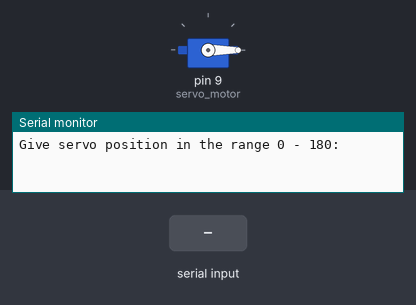
The sketch below on a simulated Arduino Uno, built with avr-gcc and run on an emulated ATmega328P. Parts: servo, the last lines printed to the serial monitor. The test bench sets the inputs (shaded band).

Above: at 3.2 s.
3.3 s: "30,150\n" received over Serial
At 3.7 s:
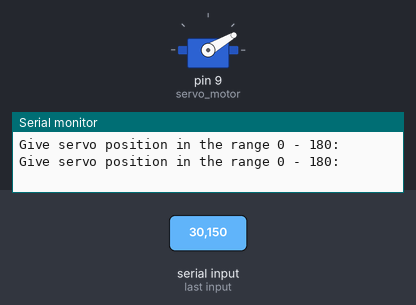
4.8 s: "90,45\n" received over Serial
At 6.0 s:
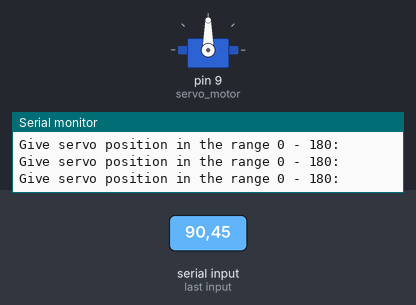
6.3 s: "0\n" received over Serial
At 7.3 s:
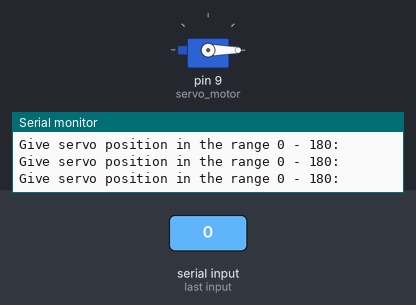
Timing chart, 0 to 9.3 s (numbered marks = the images above; inputs shaded):
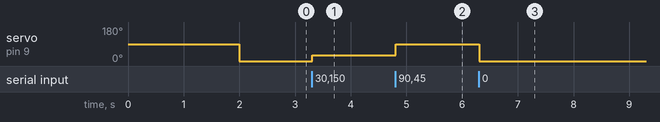

Measured:
- after the input at 3.3 s, servo on pin 9 (servo_motor): 0° → 30° at once
- after the input at 4.8 s, servo on pin 9 (servo_motor): 30° → 90° at once
- after the input at 6.3 s, servo on pin 9 (servo_motor): 90° → 0° at once

The sketch:

servo-uart.ino
```cpp
#include <Servo.h>  //servo operations library

String position = ""; //string variable to read message from UART
int position_int = 0; //int variable to convert message to int
Servo servo_motor;  //define servo object


void setup() {
  servo_motor.attach(9);  //servo motor plugged to pin 9
  Serial.begin(9600); //set baud rate
  delay(2000);
  servo_motor.write(0); //set servo to default position
}

void loop() {
  Serial.println("\n\n\n\n\n\n\n\n\n\n\n\n\n"); //clear monitor
  Serial.println("Give servo position in the range 0 - 180:");  //print message to serial monitor
  while (Serial.available() == 0) delay(25);  //wait until position given
  position = Serial.readStringUntil('\n');  //assign position to variable
  position_int = position.toInt();  //transform string to int
  if (position_int >= 0 && position_int <= 180) { //if position is between 0 and 180
    servo_motor.write(position_int);  //move servo
  }
  else {
    Serial.println("Wrong position"); //print error message
    delay(2000);
  }
}
```
